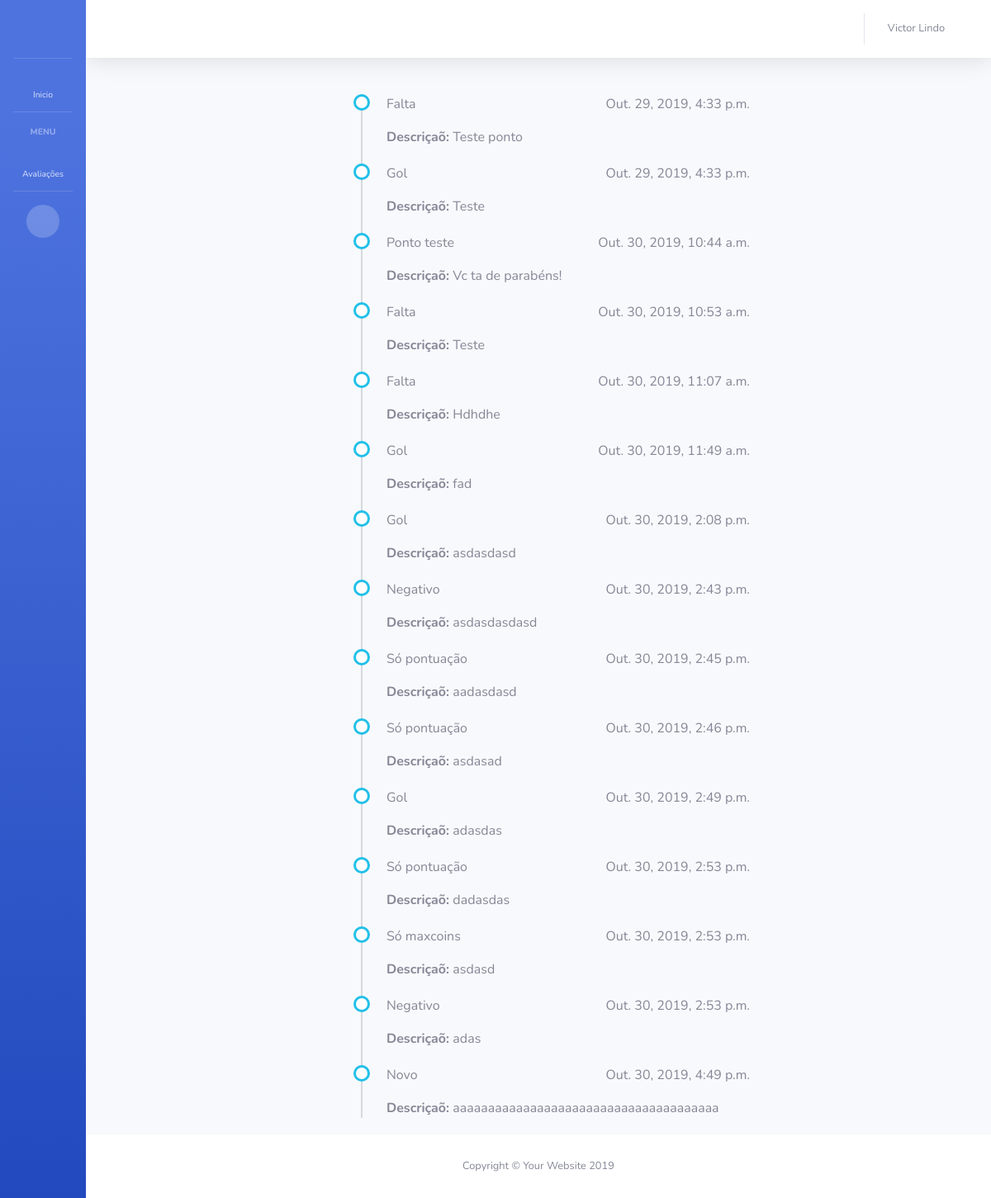
The page /avaliacoes/minhas-avaliacoes/ (signed in) on the database its author committed.
### app_maxliga/models.py (models this page shows, shortened)
class Colaborador(models.Model):
    usuario = models.OneToOneField(User, on_delete=models.SET_NULL, blank=True, null=True, verbose_name='Usuário')
    departamento = models.ForeignKey(Departamento, on_delete=models.SET_NULL, blank=True, null=True, verbose_name='Cargo do colaborador')
    liga = models.ForeignKey(Liga, on_delete=models.SET_NULL, blank=True, null=True, verbose_name='Liga do colaborador')
    nome = models.CharField('Nome do funcionário', max_length=128)
    data_cadastro = models.DateTimeField('Data de criação', auto_now_add=True)
    pontuacao = models.FloatField('Pontuação colaborador', blank=True, default=0)
    maxcoins = models.FloatField('MaxCoins colaborador', blank=True, default=0)
    def __str__(self):
        return self.nome

class LancamentoAvaliacao(models.Model):
    avaliador = models.ForeignKey(Colaborador, on_delete=models.SET_NULL, blank=True, null=True, verbose_name='Avaliador', related_name='avaliador_colaborador')
    colaborador = models.ForeignKey(Colaborador, on_delete=models.SET_NULL, blank=True, null=True, verbose_name='Colaborador', related_name='colaborador_colaborador')
    tipo_ponto = models.ForeignKey(TipoPonto, on_delete=models.SET_NULL, blank=True, null=True, verbose_name='Tipo de ponto')
    descricao = models.TextField('Descrição do lançamento', max_length=300)
    data_lancamento = models.DateTimeField('Data de criação', auto_now_add=True)
    def __str__(self):
        return 'Colaborador: ' + str(self.colaborador) + '  - Data lançamento: ' + str(self.data_lancamento)

class TipoPonto(models.Model):
    nome = models.CharField('Nome tipo de ponto', max_length=128)
    qtd_ponto = models.FloatField('Quantidade de pontos', blank=True, default=0)
    qtd_maxcoins = models.FloatField('Quantidade de MaxCoins', blank=True, default=0)
    data_cadastro = models.DateTimeField('Data de criação', auto_now_add=True)

### app_maxliga/views.py (the view)
# urls.py: path('avaliacoes/minhas-avaliacoes/', minhas_avaliacoes, name='minhas_avaliacoes'),
def minhas_avaliacoes(request):
    user = request.user.id
    colaborador = Colaborador.objects.get(usuario=user)
    avaliacoes = LancamentoAvaliacao.objects.filter(colaborador=colaborador)
    print(avaliacoes)
    data = {
        'colaborador': colaborador,
        'avaliacoes': avaliacoes
    }
    return render(request, 'app_maxliga/minhas_avaliacoes.html', data)

### app_maxliga/templates/app_maxliga/minhas_avaliacoes.html
{% extends 'base.html' %}
{% block BodyHeading %}
<div class="container">
    <div class="row">
        <div class="col-md-6 offset-md-3">
            <ul class="timeline">
                {% for avaliacao in avaliacoes %}
                <li>
                    <div class="row">
                        <div class="col">
                            <p>{{ avaliacao.tipo_ponto.nome }}</p>
                        </div>
                        <div class="text-right">
                            <a class="float-right">{{ avaliacao.data_lancamento }}</a>
                        </div>
                    </div>
                    <p><b>Descriçaõ: </b>{{ avaliacao.descricao }}</p>
                </li>
                {% endfor %}
            </ul>
        </div>
    </div>
</div>
{% endblock %}

### app_maxliga/templates/base.html (shortened to what this page needs)
{% load static %}
<!DOCTYPE html>
<html lang="en">
<head>
  <link href="{% static 'vendor/fontawesome-free/css/all.min.css' %}" rel="stylesheet" type="text/css">
  <link href="{% static 'css/sb-admin-2.min.css' %}" rel="stylesheet">
</head>
<body id="page-top">
  <div id="wrapper">
    <ul class="navbar-nav bg-gradient-primary sidebar sidebar-dark accordion toggled" id="accordionSidebar">
      <a class="sidebar-brand d-flex align-items-center justify-content-center" href="{% url 'home' %}">
        <div class="sidebar-brand-icon">
          <i class="fas fa-fighter-jet"></i>
        </div>
      </a>
      <hr class="sidebar-divider my-0">
      <li class="nav-item">
        <a class="nav-link" href="{% url 'home' %}">
          <i class="fas fa-fw fa-tachometer-alt"></i>
          <span>Inicio</span></a>
      </li>
      <hr class="sidebar-divider">
      <div class="sidebar-heading">
        Menu
      </div>
      <li class="nav-item">
        <a class="nav-link collapsed" href="#" data-toggle="collapse" data-target="#collapsePages" aria-expanded="true" aria-controls="collapsePages">
          <i class="fas fa-fw fa-table"></i>
          <span>Avaliações</span>
        </a>
      </li>
      <hr class="sidebar-divider d-none d-md-block">
      <div class="text-center d-none d-md-inline">
        <button class="rounded-circle border-0" id="sidebarToggle"></button>
      </div>
    </ul>
    <div id="content-wrapper" class="d-flex flex-column">
      <div id="content">
        <nav class="navbar navbar-expand navbar-light bg-white topbar mb-4 static-top shadow">
          <ul class="navbar-nav ml-auto">
            <li class="nav-item dropdown no-arrow mx-1">
              <a class="nav-link dropdown-toggle" href="#" id="alertsDropdown" role="button" data-toggle="dropdown" aria-haspopup="true" aria-expanded="false">
                <i class="fas fa-bell fa-fw"></i>
              </a>
            </li>
            <li class="nav-item dropdown no-arrow">
              <a class="nav-link dropdown-toggle" href="#" id="userDropdown" role="button" data-toggle="dropdown" aria-haspopup="true" aria-expanded="false">
                <span class="mr-2 d-none d-lg-inline text-gray-600 small">{{ colaborador.nome }}</span>
                <i class="fas fa-user fa-fw"></i>
              </a>
            </li>
          </ul>
        </nav>
        <div class="container-fluid">
          {% block BodyHeading %}
          {% endblock %}
        </div>
      </div>
      <footer class="sticky-footer bg-white">
        <div class="container my-auto">
          <div class="copyright text-center my-auto">
            <span>Copyright &copy; Your Website 2019</span>
          </div>
        </div>
      </footer>
    </div>
  </div>
</body>
</html>

### app_maxliga/templates/base.html (style rules this page uses)
ul.timeline { list-style-type: none; position: relative; }
ul.timeline:before { content: ' '; background: #d4d9df; display: inline-block; position: absolute; left: 29px; width: 2px; height: 100%; z-index: 400; }
ul.timeline > li { margin: 20px 0; padding-left: 20px; }
ul.timeline > li:before { content: ' '; background: white; display: inline-block; position: absolute; border-radius: 50%; border: 3px solid #22c0e8; left: 20px; width: 20px; height: 20px; z-index: 400; }

### rows shown on the page
Colaborador: nome "Victor Lindo"
LancamentoAvaliacao: tipo_ponto.nome "Falta", data_lancamento "Out. 29, 2019, 4:33 p.m.", descricao "Teste ponto"
LancamentoAvaliacao: tipo_ponto.nome "Gol", data_lancamento "Out. 29, 2019, 4:33 p.m.", descricao "Teste"
LancamentoAvaliacao: tipo_ponto.nome "Ponto teste", data_lancamento "Out. 30, 2019, 10:44 a.m.", descricao "Vc ta de parabéns!"
LancamentoAvaliacao: tipo_ponto.nome "Falta", data_lancamento "Out. 30, 2019, 10:53 a.m.", descricao "Teste"
LancamentoAvaliacao: tipo_ponto.nome "Falta", data_lancamento "Out. 30, 2019, 11:07 a.m.", descricao "Hdhdhe"
LancamentoAvaliacao: tipo_ponto.nome "Gol", data_lancamento "Out. 30, 2019, 11:49 a.m.", descricao "fad"
LancamentoAvaliacao: tipo_ponto.nome "Gol", data_lancamento "Out. 30, 2019, 2:08 p.m.", descricao "asdasdasd"
LancamentoAvaliacao: tipo_ponto.nome "Negativo", data_lancamento "Out. 30, 2019, 2:43 p.m.", descricao "asdasdasdasd"
LancamentoAvaliacao: tipo_ponto.nome "Só pontuação", data_lancamento "Out. 30, 2019, 2:45 p.m.", descricao "aadasdasd"
LancamentoAvaliacao: tipo_ponto.nome "Só pontuação", data_lancamento "Out. 30, 2019, 2:46 p.m.", descricao "asdasad"
LancamentoAvaliacao: tipo_ponto.nome "Gol", data_lancamento "Out. 30, 2019, 2:49 p.m.", descricao "adasdas"
LancamentoAvaliacao: tipo_ponto.nome "Só pontuação", data_lancamento "Out. 30, 2019, 2:53 p.m.", descricao "dadasdas"
LancamentoAvaliacao: tipo_ponto.nome "Só maxcoins", data_lancamento "Out. 30, 2019, 2:53 p.m.", descricao "asdasd"
LancamentoAvaliacao: tipo_ponto.nome "Negativo", data_lancamento "Out. 30, 2019, 2:53 p.m.", descricao "adas"
LancamentoAvaliacao: tipo_ponto.nome "Novo", data_lancamento "Out. 30, 2019, 4:49 p.m.", descricao "aaaaaaaaaaaaaaaaaaaaaaaaaaaaaaaaaaaaaa"
